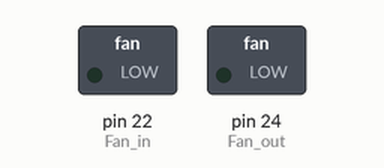
Recording of a sketch running on a simulated Arduino Mega 2560, built with avr-gcc and run on an emulated ATmega2560. Parts: switched loads named in the sketch (green lamp = pin HIGH).

Above: at 5.0 s.
At 15.0 s:
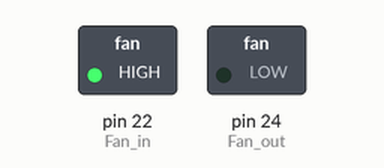
At 25.0 s:
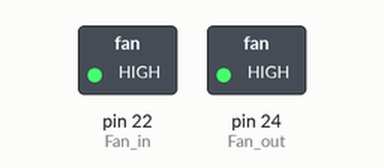
At 32.5 s:
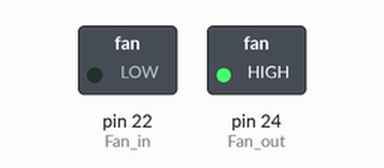
Timing chart, 0 to 39.0 s (numbered marks = the images above):
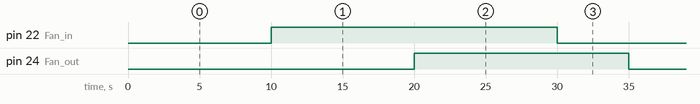

The sketch:

Fan.ino
```cpp
#define Fan_in 22
#define Fan_out 24

void setup() {
  Serial.begin(9600);
  pinMode(Fan_in, OUTPUT);
  pinMode(Fan_out, OUTPUT);
}

void loop() {
  digitalWrite(Fan_in, LOW);
  delay(5000);
  digitalWrite(Fan_out, LOW);
  delay(5000);

  digitalWrite(Fan_in, HIGH);
  delay(10000);
  digitalWrite(Fan_out, HIGH);
  delay(10000);

}
```

Measured:
- by itself, pin 22 (Fan_in): alternates HIGH for 20.0 s and LOW for 10.0 s
- by itself, pin 24 (Fan_out): alternates HIGH for 15.0 s and LOW for 15.0 s
- by itself, everything shown: repeats every 30.0 s, in 4 steps
